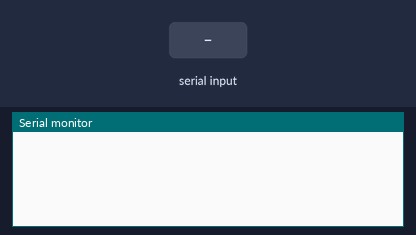
The sketch below on a simulated Arduino Uno, built with avr-gcc and run on an emulated ATmega328P. On the bench: the last lines printed to the serial monitor. Inputs (shaded band) come from the test bench.

Above: at 1.2 s.
1.3 s: "Hora" received over Serial
At 3.3 s:
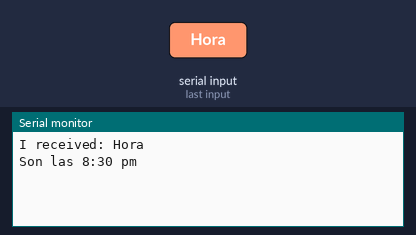
3.9 s: "1" received over Serial
At 5.7 s:
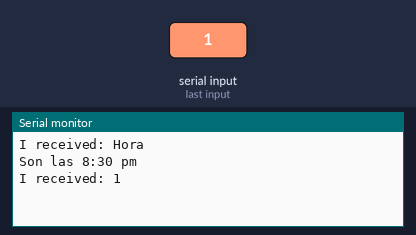

The sketch:

ArduPython.ino
```cpp
void setup() {
  // put your setup code here, to run once:
  Serial.begin(9600);
}

void loop() {
  String command = "";
  while(Serial.available() > 0){
      command = Serial.readString();
      Serial.println("I received: " + command);
  }

  if(command.equals("Hora")){
    Serial.println("Son las 8:30 pm");
  }

  delay(100);
}
```

Measured:
- after the input at 1.3 s, the serial monitor: prints a new line after 1.1 s (image 1)
- after the input at 3.9 s, the serial monitor: prints a new line after 1.0 s (image 2)
